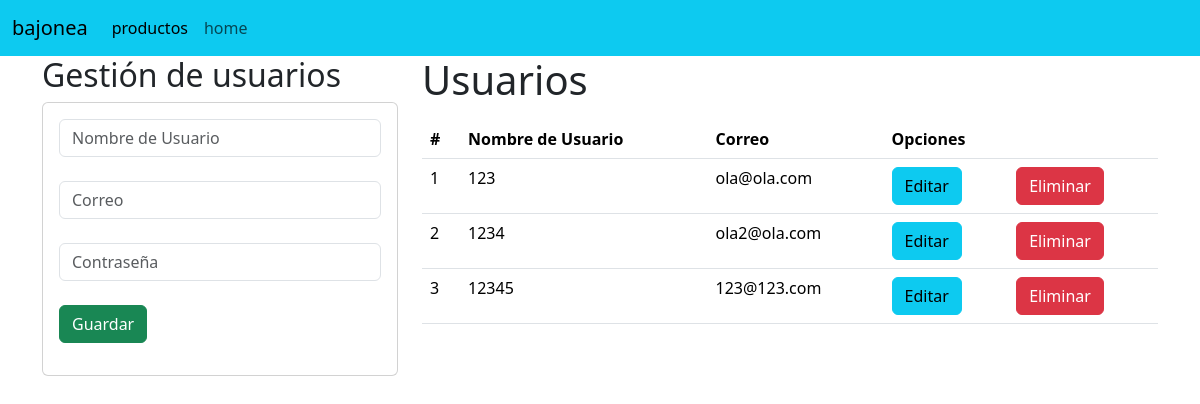
/usuarios/, run on an earlier commit of the app's database.
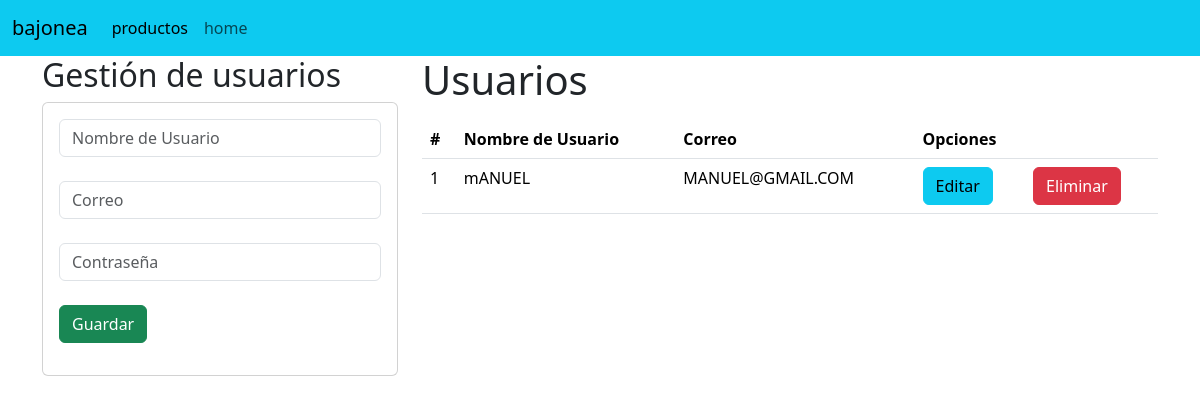
And on a later commit of the database.
### usuario/models.py (models this page shows, shortened)
class Usuario(models.Model):
    ID_Usuario = models.PositiveIntegerField(primary_key=True, unique=True, verbose_name='ID')
    Correo = models.EmailField(unique=True, verbose_name='Correo Electronico')
    contraseña = models.CharField(max_length=50)
    Nombre_User = models.CharField(max_length=50, unique=True, verbose_name='Nombre de Usuario')
    Fechar_registro = models.DateTimeField(auto_now_add=True, verbose_name='Fecha registro')

### usuario/views.py (the view)
# urls.py: path('usuarios/', UsuarioListView.as_view(), name='usuario_list'),
class UsuarioListView(ListView):
    model = Usuario
    template_name = 'usuario/usuario_list.html'
    context_object_name = 'usuarios'

### usuario/templates/usuario/usuario_list.html (shortened to what this page needs)
{% extends "./base.html" %}
{% block body %}
<div class="row">
    <div class="col-sm-12 col-md-6 col-lg-4 col-xl-4">
        <h2>Gestión de usuarios</h2>
        <div class="card">
            <div class="card-body">
                <form action="{% url 'usuario_create' %}" method="POST">{% csrf_token %}
                    <div class="form-group">
                        <input type="text" id="Nombre_User" name="Nombre_User" class="form-control" placeholder="Nombre de Usuario" minlength="1" maxlength="50" required>
                    </div>
                    <br>
                    <div class="form-group">
                        <input type="email" id="Correo" name="Correo" class="form-control" placeholder="Correo" minlength="1" maxlength="50" required>
                    </div>
                    <br>
                    <div class="form-group">
                        <input type="password" id="contraseña" name="contraseña" class="form-control" placeholder="Contraseña" minlength="1" maxlength="50" required>
                    </div>
                    <br>
                    <div class="form-group">
                        <button type="submit" class="btn btn-success btn-block text-white">Guardar</button>
                    </div>
                </form>
            </div>
        </div>
    </div>
    <div class="col-sm-12 col-md-6 col-lg-8 col-xl-8">
        <h1>Usuarios</h1>
        <div class="table-responsive py-2">
            <table class="table table-responsive">
                <thead>
                    <tr>
                        <th>#</th>
                        <th>Nombre de Usuario</th>
                        <th>Correo</th>
                        <th colspan="2">Opciones</th>
                    </tr>
                </thead>
                <tbody>
                    {% for u in usuarios %}
                    <tr>
                        <td>{{ forloop.counter }}</td>
                        <td>{{ u.Nombre_User }}</td>
                        <td>{{ u.Correo }}</td>
                        <td><a href="{% url 'usuario_update' u.pk %}" class="btn btn-info">Editar</a></td>
                        <td><a href="{% url 'usuario_delete' u.pk %}" class="btn btn-danger btnEliminacion">Eliminar</a></td>
                    </tr>
                    {% endfor %}
                </tbody>
            </table>
        </div>
    </div>
</div>
{% endblock %}

### usuario/templates/usuario/base.html (shortened to what this page needs)
<html lang="en">
<head>
    <link href="https://cdn.jsdelivr.net/npm/bootstrap@5.3.3/dist/css/bootstrap.min.css" rel="stylesheet">
</head>
<body>
    <nav class="navbar navbar-expand-lg bg-info">
        <div class="container-fluid">
          <a class="navbar-brand" href="{% url 'Pagina1' %}">bajonea</a>
          <div class="collapse navbar-collapse" id="navbarNav">
            <ul class="navbar-nav">
              <li class="nav-item">
                <a class="nav-link active" aria-current="page" href="{% url 'producto1' %}">productos</a>
              </li>
              <li class="nav-item">
                <a class="nav-link" href="{% url 'Pagina1' %}">home</a>
              </li>
            </ul>
          </div>
        </div>
      </nav>
    <div class="container">
        {% block body %}
        {% endblock %}
    </div>
</body>
</html>

What changed in the data, as far as the page shows it:
removed Usuario: Nombre_User "123", Correo "ola@ola.com"
removed Usuario: Nombre_User "1234", Correo "ola2@ola.com"
removed Usuario: Nombre_User "12345", Correo "123@123.com"
added Usuario: Nombre_User "mANUEL", Correo "MANUEL@GMAIL.COM"
